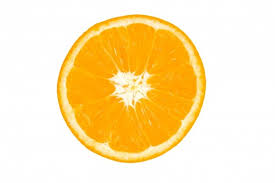
//> input picture C++/OpenCV/Program/OpenCV FileSave/OpenCV FileSave/orange.jpg, 275 x 183 px
$ ./main   (built with g++ and OpenCV 4)
//> lines starting //> are read from the running program, lines starting //| are printed output that depends on the picture; after the words box and inside, x2 and y2 are one past the last pixel; in counts of white or black regions, pixels touching at a corner belong together
#include <opencv2/opencv.hpp>
#include <iostream>


using namespace cv;
using namespace std;


int main()
{
	Mat img_color;


	img_color = imread("orange.jpg", IMREAD_COLOR);
//> img_color is the input picture: 183 rows x 275 cols, CV_8UC3; mean B, G, R 180.8, 229.8, 253
	// 이미지 파일 orange.jpg로부터 이미지를 읽어와서 BGR 포맷으로 변환
	if (img_color.empty())
	{
		cout << "Could not open or find the image" << std::endl;
		return -1;
	}


	Mat img_gray;

	Mat img_gray_3channel, img_gray_1channel;
	img_gray_3channel.create(img_color.rows, img_color.cols, CV_8UC3); //3채널로 생성
	img_gray_1channel.create(img_color.rows, img_color.cols, CV_8UC1); //1채널로 생성
	// GrayScale 이미지를 저장하기 위해 3개의 채널을 가진 Mat 객체와 1개의 채널을 가진 Mat 객체를 생성

	for (int y = 0; y < img_color.rows; y++)
		for (int x = 0; x < img_color.cols; x++)
		{
			float b = img_color.at<Vec3b>(y, x)[0];
			float g = img_color.at<Vec3b>(y, x)[1];
			float r = img_color.at<Vec3b>(y, x)[2];
			// 컬러 이미지의 각 픽셀에서 B, G, R 채널 값을 가져온다.

			float gray = (r * 0.21) + (g * 0.72) + (b * 0.07);
			// GrayScale 픽셀 값을 구한다.

			img_gray_1channel.at<uchar>(y, x) = gray;
			// 1채널 이미지에 저장

			img_gray_3channel.at<Vec3b>(y, x)[0] = gray;
			img_gray_3channel.at<Vec3b>(y, x)[1] = gray;
			img_gray_3channel.at<Vec3b>(y, x)[2] = gray;
			// 3채널 이미지에 저장
		}
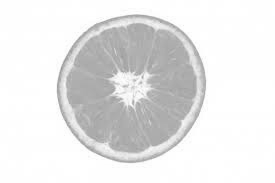
//> img_gray_1channel: 183 rows x 275 cols, CV_8UC1; min 149, max 255, mean 231.1
	namedWindow("GrayScale 3 channel", WINDOW_AUTOSIZE);
	namedWindow("GrayScale 1 channel", WINDOW_AUTOSIZE);

	Canny(img_gray_1channel, img_gray_1channel, 50, 150);
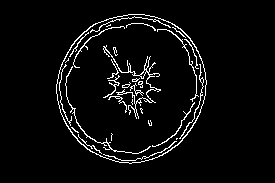
//> img_gray_1channel: 183 rows x 275 cols, CV_8UC1; 4.6% white in thin lines or dots, all inside (x1, y1, x2, y2) = (56, 14, 207, 164)
	imshow("GrayScale 3 channel", img_gray_3channel);
	imshow("GrayScale 1 channel", img_gray_1channel);

	cvtColor(img_color, img_gray, COLOR_BGR2GRAY);
	// img_color 에 저장되어 있는 BGR 포맷의 컬러 이미지를 GrayScale 이미지로 변환하여 img_gray 에 저장한다.
	// BGR2GRAY => BGR To GRAY
	// 대부분의 OpenCV 함수들은 출력을 리턴할 때 변수에 메모리를 할당하여 리턴하기 때문에 출력으로 지정한 변수에 메모리를 할당할 필요가 없다.
	// 따라서 cvtColor 함수를 호출을 하여 리턴할 때 img_gray 변수에 메모리가 할당됨
	imwrite("gray image.jpg", img_gray);
	// 이미지를 저장한다. 지정한 파일 이름의 확장자대로 이미지 파일의 포맷이 정해진다.


	namedWindow("BGR", WINDOW_AUTOSIZE);
	namedWindow("Grayscale", WINDOW_AUTOSIZE);

	imshow("BGR", img_color);
	imshow("Grayscale", img_gray);


	while (waitKey(0) != 27);
//> the Esc key is pressed
	// ESC 누를때 까지 대기

	return 0;
}
